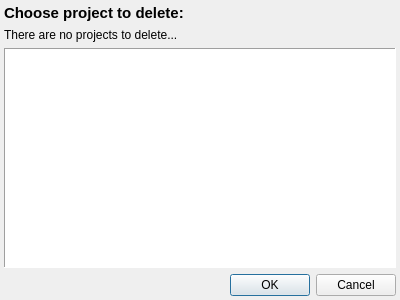
<?xml version="1.0" encoding="UTF-8"?>
<ui version="4.0">
 <class>ChooseProjectToDeleteDialog</class>
 <widget class="QDialog" name="ChooseProjectToDeleteDialog">
  <property name="geometry">
   <rect>
    <x>0</x>
    <y>0</y>
    <width>400</width>
    <height>300</height>
   </rect>
  </property>
  <property name="windowTitle">
   <string>Delete Project</string>
  </property>
  <property name="modal">
   <bool>true</bool>
  </property>
  <layout class="QVBoxLayout" name="verticalLayout_2">
   <property name="leftMargin">
    <number>4</number>
   </property>
   <property name="topMargin">
    <number>4</number>
   </property>
   <property name="rightMargin">
    <number>4</number>
   </property>
   <property name="bottomMargin">
    <number>4</number>
   </property>
   <item>
    <layout class="QVBoxLayout" name="verticalLayout">
     <item>
      <widget class="QLabel" name="Headline">
       <property name="font">
        <font>
         <pointsize>11</pointsize>
         <weight>75</weight>
         <bold>true</bold>
        </font>
       </property>
       <property name="text">
        <string>Choose project to delete:</string>
       </property>
      </widget>
     </item>
     <item>
      <widget class="QLabel" name="Information">
       <property name="text">
        <string>There are no projects to delete...</string>
       </property>
      </widget>
     </item>
     <item>
      <widget class="QListWidget" name="projectList">
       <property name="frameShape">
        <enum>QFrame::Panel</enum>
       </property>
       <property name="lineWidth">
        <number>1</number>
       </property>
       <property name="midLineWidth">
        <number>1</number>
       </property>
      </widget>
     </item>
    </layout>
   </item>
   <item>
    <widget class="QDialogButtonBox" name="buttonBox">
     <property name="orientation">
      <enum>Qt::Horizontal</enum>
     </property>
     <property name="standardButtons">
      <set>QDialogButtonBox::Cancel|QDialogButtonBox::Ok</set>
     </property>
    </widget>
   </item>
  </layout>
 </widget>
 <resources/>
 <connections>
  <connection>
   <sender>buttonBox</sender>
   <signal>accepted()</signal>
   <receiver>ChooseProjectToDeleteDialog</receiver>
   <slot>accept()</slot>
   <hints>
    <hint type="sourcelabel">
     <x>248</x>
     <y>254</y>
    </hint>
    <hint type="destinationlabel">
     <x>157</x>
     <y>274</y>
    </hint>
   </hints>
  </connection>
  <connection>
   <sender>buttonBox</sender>
   <signal>rejected()</signal>
   <receiver>ChooseProjectToDeleteDialog</receiver>
   <slot>reject()</slot>
   <hints>
    <hint type="sourcelabel">
     <x>316</x>
     <y>260</y>
    </hint>
    <hint type="destinationlabel">
     <x>286</x>
     <y>274</y>
    </hint>
   </hints>
  </connection>
 </connections>
</ui>
